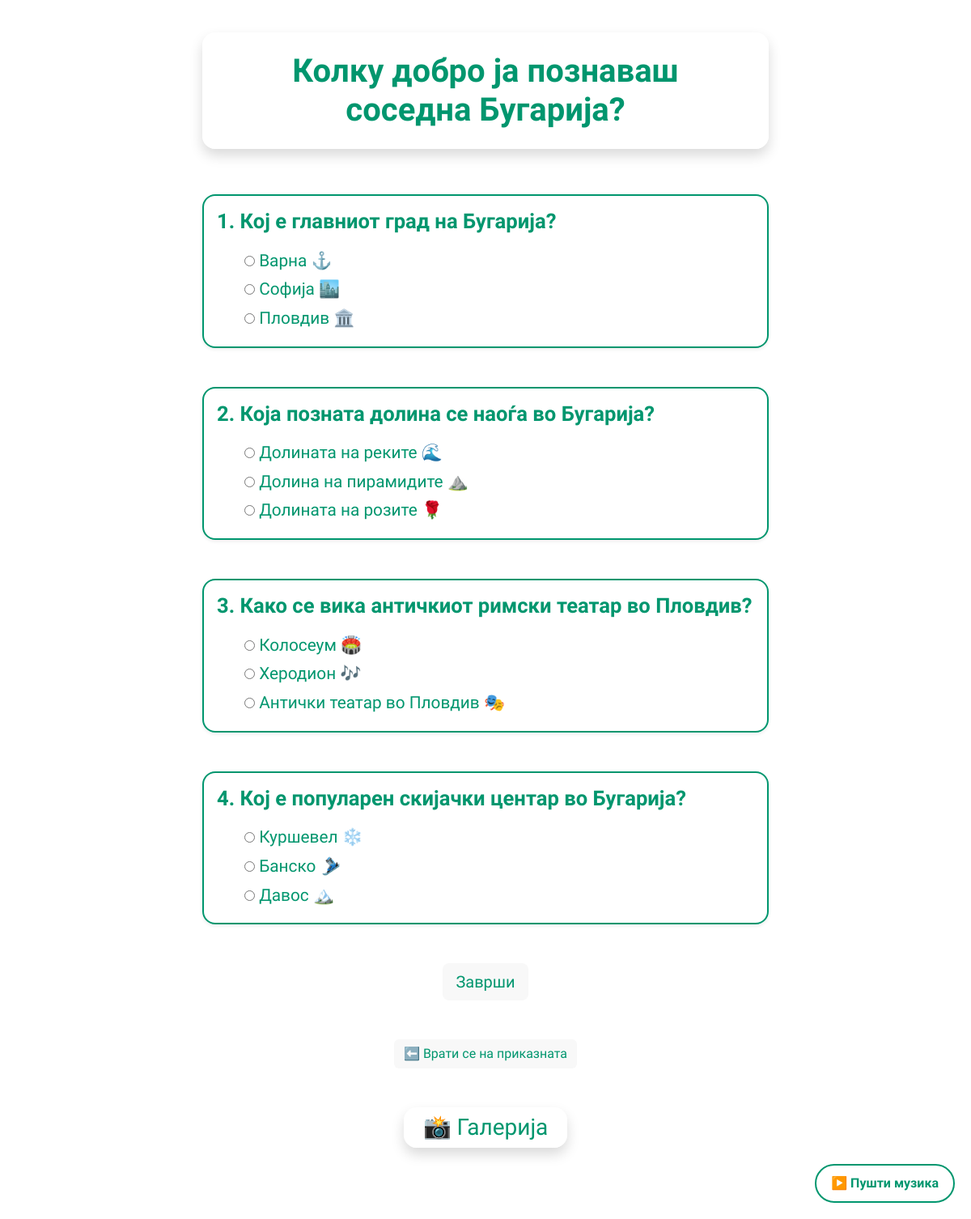
The page /country_questions/Бугарија/ on the database its author committed.
### myapp/models.py (models this page shows, shortened)
class Country(models.Model):
    name = models.CharField(max_length=100)
    headline = models.CharField(max_length=100)
    background = models.ImageField(upload_to="background_photos/", null=True, blank=True)
    color = models.CharField(max_length=100)
    flag_emoji = models.CharField(max_length=8, null=True, blank=True)

class Question(models.Model):
    country = models.ForeignKey(Country, on_delete=models.CASCADE)
    content = models.CharField(max_length=200)

class Choice(models.Model):
    question = models.ForeignKey(Question, on_delete=models.CASCADE)
    content = models.CharField(max_length=200)
    is_correct = models.BooleanField(default=False)

### myapp/views.py (the view)
# urls.py: path('country_questions/<country_name>/', views.country_questions, name='country_questions'),
def country_questions(request, country_name):
    if not country_name:
        country_name = "Јапонија"
    country = Country.objects.filter(name=country_name).first()
    questions = country.question_set.all().prefetch_related('choice_set')
    polaroids = country.polaroid_set.all()
    song = getattr(country, 'song', None)
    for question in questions:
        choices = list(question.choice_set.all())
        random.shuffle(choices)
        question.shuffled_choices = choices
    context = {
        'country': country,
        'questions': questions,
        'polaroids': polaroids,
        'song': song,
        'app_name': 'myapp',
    }
    return render(request, 'countryTemplate.html', context)

### templates/countryTemplate.html (shortened to what this page needs)
{% load static %}
<!DOCTYPE html>
<html lang="mk">
<head>
    <link href="https://cdn.jsdelivr.net/npm/bootstrap@5.3.3/dist/css/bootstrap.min.css" rel="stylesheet">
</head>
<body>
<button id="musicToggleBtn" class="music-toggle-btn" onclick="toggleMusic()">
  ▶️ Пушти музика
</button>
<div class="quiz-block text-center mb-5">
    <h1 class="fw-bold py-4 px-5 rounded-4 shadow d-inline-block text-center"
        style="background-color: rgba(255, 255, 255, 0.85); color: {{ country.color }};">
        {{ country.headline }}
    </h1>
</div>
<form id="quizForm" class="mt-4 quiz-block">
    {% for question in questions %}
        <div class="card my-5 shadow-sm rounded-4"
        style="background-color: rgba(255, 255, 255, 0.85); border: 2px solid {{ country.color }};">
            <div class="card-body">
                <h5 class="card-title mb-3 fw-bold" style="color: {{ country.color }};">
                    {{ forloop.counter }}. {{ question.content }}
                </h5>
                {% for choice in question.shuffled_choices %}
                    <div class="form-check">
                        <input type="radio"
                               name="q{{ forloop.parentloop.counter }}"
                               value="{{ choice.is_correct|yesno:'1,0' }}"
                               id="q{{ forloop.parentloop.counter }}-{{ forloop.counter }}"
                               style="accent-color: {{ country.color }};">
                        <label class="form-check-label" for="q{{ forloop.parentloop.counter }}-{{ forloop.counter }}"
                               style="color: {{ country.color }};">
                            {{ choice.content }}
                        </label>
                    </div>
                {% endfor %}
            </div>
        </div>
    {% endfor %}
    <div class="text-center mt-4">
        <button type="button" class="btn btn-lg btn-softwhite" onclick="calculateScore()">Заврши</button>
    </div>
</form>
<div class="container text-center mt-5">
    <a href="https://read.bookcreator.com/" target="_blank" class="btn btn-softwhite">
        ⬅️ Врати се на приказната
    </a>
</div>
<div class="container mt-5">
    <div class="text-center mb-4">
  <h3 class="d-inline-block px-4 py-2 rounded-4 shadow"
      style="background-color: rgba(255,255,255,0.85); color: {{ country.color }};">
    📸 Галерија
  </h3>
</div>
</div>
</body>
</html>

### rows shown on the page
Country: headline "Колку добро ја познаваш соседна Бугарија?"
Question: content "Кој е главниот град на Бугарија?"
Choice: content "Варна ⚓"
Choice: content "Софија 🏙️"
Choice: content "Пловдив 🏛️"
Question: content "Која позната долина се наоѓа во Бугарија?"
Choice: content "Долината на реките 🌊"
Choice: content "Долина на пирамидите ⛰️"
Choice: content "Долината на розите 🌹"
Question: content "Како се вика античкиот римски театар во Пловдив?"
Choice: content "Колосеум 🏟️"
Choice: content "Херодион 🎶"
Choice: content "Антички театар во Пловдив 🎭"
Question: content "Кој е популарен скијачки центар во Бугарија?"
Choice: content "Куршевел ❄️"
Choice: content "Банско 🎿"
Choice: content "Давос 🏔️"
